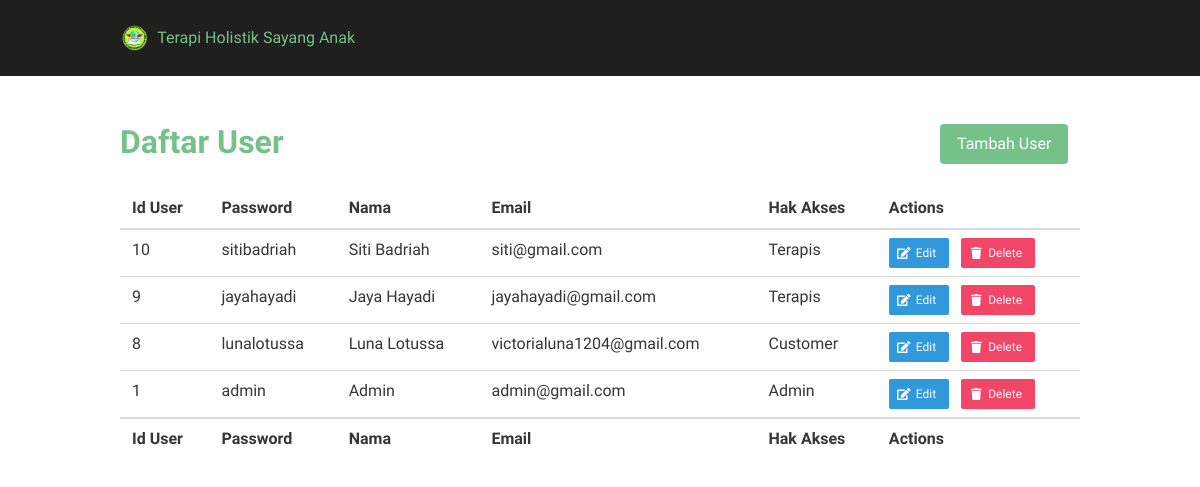
The page /index.php/user on the database as committed earlier.
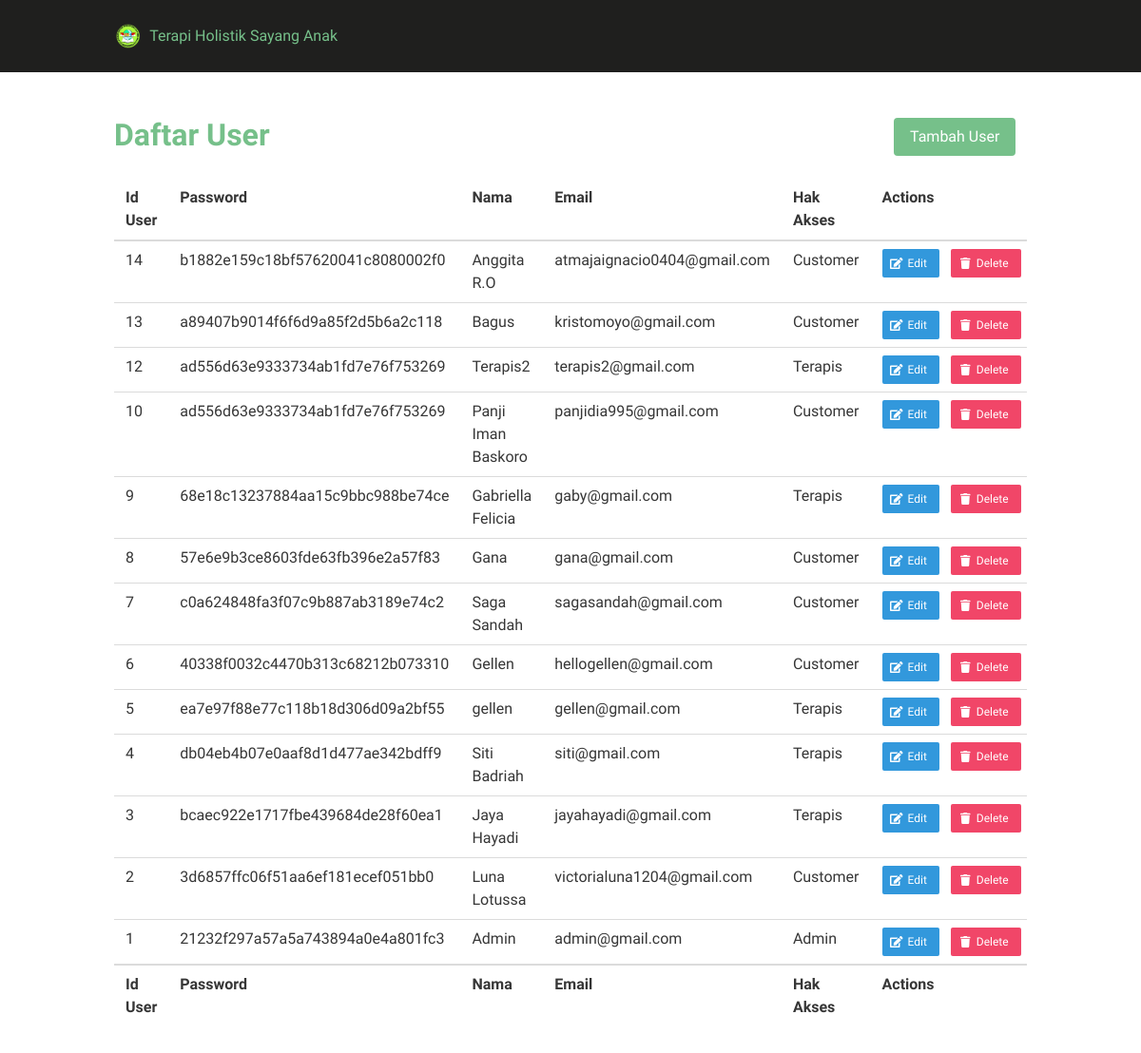
The same page on the database as committed later.
### tables this page shows
CREATE TABLE `user` (
  `id_user` int(11) NOT NULL AUTO_INCREMENT,
  `nama` varchar(50) NOT NULL,
  `email` varchar(50) NOT NULL,
  `password` varchar(500) NOT NULL,
  `hak_akses` varchar(20) NOT NULL,
  PRIMARY KEY (`id_user`),
  UNIQUE KEY `email` (`email`)
);

### application/controllers/User.php (called while the page is built, shortened)
<?php
class User extends CI_Controller
{
    function __construct()
    {
        $this->load->model('User_model');
    }
    function index()
    {
        $data['user'] = $this->User_model->get_all_user();
        $data['_view'] = 'user/index';
        $this->load->view('templates/pure/header');
        $this->load->view('layouts/bulma-dashboard/main', $data);
        $this->load->view('templates/pure/footer');
    }
}

### index.php (called while the page is built, shortened)
<?php
require_once BASEPATH.'core/CodeIgniter.php';

### application/models/User_model.php (called while the page is built, shortened)
<?php
class User_model extends CI_Model
{
    function get_all_user()
    {
        $this->db->order_by('id_user', 'desc');
        return $this->db->get('user')->result_array();
    }
}

### application/views/user/index.php (the view)
<div class="columns">
    <div class="column is-10">
        <h1 class="title has-text-success font-family-philosopher">Daftar User</h1>
    </div>
    <div class="column">
        <div class="field">
            <a href="<?= site_url('user/add'); ?>" class="button is-success">Tambah User</a>
        </div>
    </div>
</div>
<div class="table-container">
    <table class="table is-fullwidth">
        <thead>
            <tr>
                <th>Id User</th>
                <th>Password</th>
                <th>Nama</th>
                <th>Email</th>
                <th>Hak Akses</th>
                <th>Actions</th>
            </tr>
        </thead>
        <tfoot>
            <tr>
                <th>Id User</th>
                <th>Password</th>
                <th>Nama</th>
                <th>Email</th>
                <th>Hak Akses</th>
                <th>Actions</th>
            </tr>
        </tfoot>
        <tbody>
            <?php foreach ($user as $u) { ?>
                <tr>
                    <td><?php echo $u['id_user']; ?></td>
                    <td><?php echo $u['password']; ?></td>
                    <td><?php echo $u['nama']; ?></td>
                    <td><?php echo $u['email']; ?></td>
                    <td><?php echo $u['hak_akses']; ?></td>
                    <td>
                        <div class="field is-grouped">
                            <p class="control">
                                <a href="<?php echo site_url('user/edit/' . $u['id_user']); ?>" class="button is-small is-info">
                                    <span class="icon">
                                        <i class="fas fa-edit"></i>
                                    </span>
                                    <span>
                                        Edit
                                    </span>
                                </a>
                            </p>
                            <p class="control">
                                <a href="<?php echo site_url('user/remove/' . $u['id_user']); ?>" class="button is-small is-danger">
                                    <span class="icon">
                                        <i class="fa fa-trash"></i>
                                    </span>
                                    <span>
                                        Delete
                                    </span>
                                </a>
                            </p>
                        </div>
                    </td>
                </tr>
            <?php } ?>
        </tbody>
    </table>
</div>

Rows that differ between the two databases and show on the page:
added user: id_user "14", password "b1882e159c18bf57620041c8080002f0", nama "Anggita R.O", email "atmajaignacio0404@gmail.com", hak_akses "Customer"
added user: id_user "13", password "a89407b9014f6f6d9a85f2d5b6a2c118", nama "Bagus", email "kristomoyo@gmail.com", hak_akses "Customer"
added user: id_user "12", password "ad556d63e9333734ab1fd7e76f753269", nama "Terapis2", email "terapis2@gmail.com", hak_akses "Terapis"
changed user id 10: password "sitibadriah" → "ad556d63e9333734ab1fd7e76f753269"; nama "Siti Badriah" → "Panji Iman Baskoro"; email "siti@gmail.com" → "panjidia995@gmail.com"; hak_akses "Terapis" → "Customer"
changed user id 9: password "jayahayadi" → "68e18c13237884aa15c9bbc988be74ce"; nama "Jaya Hayadi" → "Gabriella Felicia"; email "jayahayadi@gmail.com" → "gaby@gmail.com"
changed user id 8: password "lunalotussa" → "57e6e9b3ce8603fde63fb396e2a57f83"; nama "Luna Lotussa" → "Gana"; email "victorialuna1204@gmail.com" → "gana@gmail.com"
added user: id_user "7", password "c0a624848fa3f07c9b887ab3189e74c2", nama "Saga Sandah", email "sagasandah@gmail.com", hak_akses "Customer"
added user: id_user "6", password "40338f0032c4470b313c68212b073310", nama "Gellen", email "hellogellen@gmail.com", hak_akses "Customer"
added user: id_user "5", password "ea7e97f88e77c118b18d306d09a2bf55", nama "gellen", email "gellen@gmail.com", hak_akses "Terapis"
added user: id_user "4", password "db04eb4b07e0aaf8d1d477ae342bdff9", nama "Siti Badriah", email "siti@gmail.com", hak_akses "Terapis"
added user: id_user "3", password "bcaec922e1717fbe439684de28f60ea1", nama "Jaya Hayadi", email "jayahayadi@gmail.com", hak_akses "Terapis"
added user: id_user "2", password "3d6857ffc06f51aa6ef181ecef051bb0", nama "Luna Lotussa", email "victorialuna1204@gmail.com", hak_akses "Customer"
changed user "Admin": password "admin" → "21232f297a57a5a743894a0e4a801fc3"
